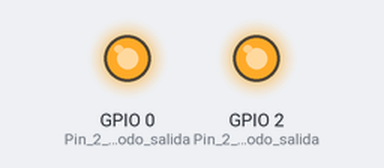
A sketch run on a simulated ESP32. On the bench: output pins drawn as LEDs (lit = HIGH). What the sketch prints to the serial monitor is not drawn.

Above: at 1.0 s.
At 3.0 s:
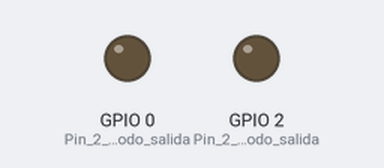
Timing chart, 0 to 5.2 s (numbered marks = the images above):
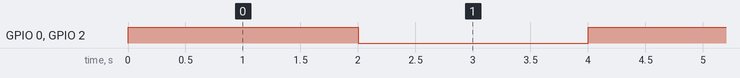

Measured:
- by itself, GPIO 0 (Pin_2_en_modo_salida), GPIO 2 (Pin_2_en_modo_salida): alternates HIGH for 2.0 s and LOW for 2.0 s

The sketch:

Prueba_de_ESP32.ino
```cpp
//Placa ESP32 Dev Module
void setup()
{
 Serial.begin(115200);        //Inicia Serial 115200 baudios
 pinMode(2,OUTPUT);           //Pin 2 en modo salida
 pinMode(0,OUTPUT);           //Pin 2 en modo salida

}
void loop()
{
 Serial.println("Goddard");   //Enviar por serial "Goddard"

 digitalWrite(2,1);           //Pone en alto pin 2
 digitalWrite(0,1);           //Pone en alto pin 2

 delay(2000);                 //Espera 1s
 digitalWrite(2,0);           //Pone en bajo pin 2
 digitalWrite(0,0);           //Pone en alto pin 2

 delay(2000);
}
```
